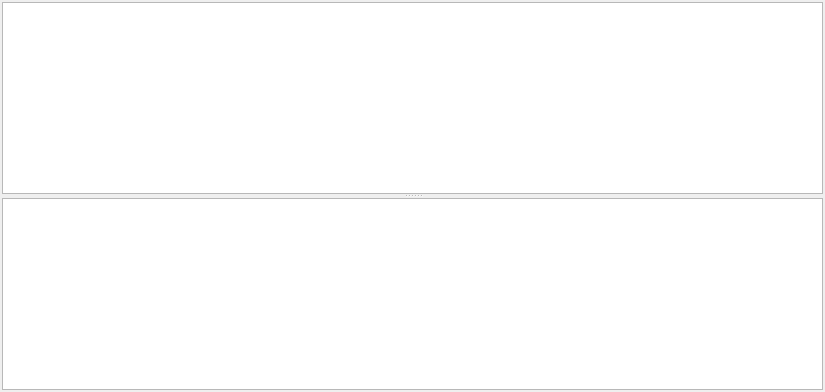
<?xml version="1.0" encoding="UTF-8"?>
<ui version="4.0">
 <class>LogWindow</class>
 <widget class="QWidget" name="LogWindow">
  <property name="geometry">
   <rect>
    <x>0</x>
    <y>0</y>
    <width>825</width>
    <height>392</height>
   </rect>
  </property>
  <property name="windowTitle">
   <string>QSO Logs</string>
  </property>
  <layout class="QVBoxLayout" name="verticalLayout">
   <property name="margin" stdset="0">
    <number>2</number>
   </property>
   <item>
    <widget class="QSplitter" name="splitter">
     <property name="orientation">
      <enum>Qt::Vertical</enum>
     </property>
     <widget class="QTableWidget" name="generalLog">
      <property name="font">
       <font/>
      </property>
      <property name="focusPolicy">
       <enum>Qt::ClickFocus</enum>
      </property>
     </widget>
     <widget class="QTableWidget" name="focusedLog">
      <property name="font">
       <font/>
      </property>
      <property name="focusPolicy">
       <enum>Qt::ClickFocus</enum>
      </property>
     </widget>
    </widget>
   </item>
  </layout>
 </widget>
 <resources/>
 <connections/>
</ui>
